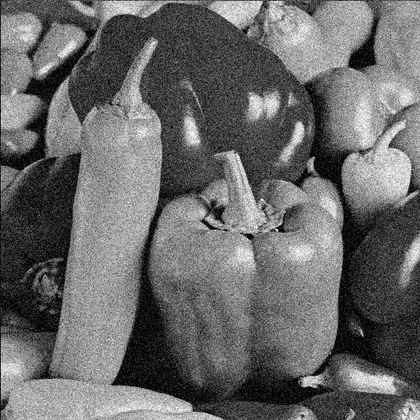
%> input picture 01_Otsu大津算法/二维OTSU/NgPeppers.tif, 420 x 420 px, shrunk from 512 x 512 before the run
$ octave Otsu3.m   (GNU Octave 9; MATLAB toolbox functions it lacks are replaced by stand-ins)
%> lines starting %> are read from the running program, lines starting %| are printed output that depends on the picture
clear;clc;close;
% 最小化类方差的(MCVT)Minimum class variance thresholding method

[fileName,pathName] = uigetfile({'*.*';'*.tif';'*.tiff';'.bmp';'.jpg'},...
                                'Select the original image file');
%> the answer given: ../二维OTSU/NgPeppers.tif
fileName = strcat(pathName,fileName);
img = imread(fileName);
%> img is the input picture: size 420x420 uint8; min 0, max 255, mean 105
if (size(img,3) == 3)%如果是三通道图像，将其转化为单通道图像
    figure,imshow(img),title('Original Color Image');
    % img = rgb2gray(img);
end
figure,imshow(img),title('Original Image');
figure,imhist(img),title('Image histogram');
%> after `title('Image histogram')`:
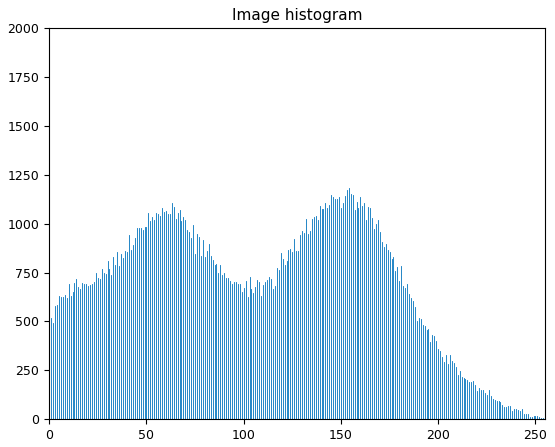
%> figure redrawn from the program's plot data; highest point at x = 0, y = 1585
image = double(img);
[m,n]=size(image);
%> m = 420; n = 420

p = imhist(img);
%> p = 256 values, max 1585 at index 1, min 4 at index 254, mean 689.1
p = p / (m * n);
%> p = 256 values, max 0.00899 at index 1, min 2.27e-05 at index 254, mean 0.00391

for i = 1:256
    muI(i) = (i - 1) * p(i);
end
%> after the loop, muI = 256 values, max 1.03 at index 161, min 0 at index 1, mean 0.41

for k = 1:256
    mu1 = 0; mu2 = 0;
    w1(k) = sum(p(1:k));
    w2(k) = sum(p(k+1 : 256));

    for i = 1 : k
        if w1(k) ~= 0
            mu1 = mu1 + ((i - 1) * p(i) / w1(k));
        end
    end
    mu1_k(k) = mu1;
%     if w1(k+1) ~= 0
%         mu1_k(k+1) = sum(((0 : k) .* p(1 : k+1) / w1(k+1)));
%     end

    for i = k + 1 : 256
        if w2(k) ~= 0
            mu2 = mu2 + ((i - 1) * p(i) / w2(k));
        end
    end
    mu2_k(k) = mu2;
%     if w2(k+1) ~= 0
%         mu2_k(k) = sum(((k+1 : 255) .* p(k+2 : 256) / w2(k+1)));
%     end

end
%> after the loop, mu1_k = 256 values from 0 to 105; mu2_k = 256 values, max 255 at index 255, min 0 at index 256, mean 171.3; w1 = 256 values from 0.00899 to 1; w2 = 256 values, max 0.991 at index 1, min 0 at index 256, mean 0.41

%% main
% [6 lines of commented-out code are left out]

for t = 1 : 256
    for k = 1 : t
        Temp0 = 0; w0 = 0; mu0 = 0;
        w0 = w0 + p(k);
        mu0 = mu0 + (k - 1) * p(k);
        Temp0 = Temp0 + p(k) * power((k - mu0), 2);
        % mu2 = mu2 + (L - k + 1) * Histogram(k + 1);
    end
%> (the run ends here)
